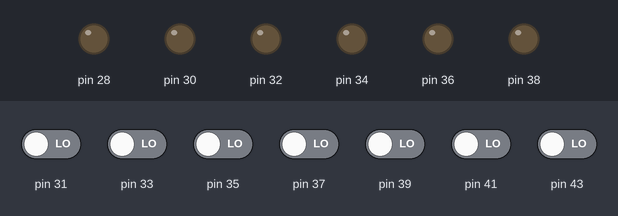
This sketch was run on a simulated Arduino Mega 2560, built with avr-gcc and run on an emulated ATmega2560. Shown: output pins drawn as LEDs (lit = HIGH). The test bench sets the inputs (shaded band); at power-on: pin 31, pin 33, pin 35, pin 37, pin 39, pin 41, pin 43 LOW.

Above: at 1.2 s.
1.3 s: pin 31 driven HIGH
At 2.3 s:
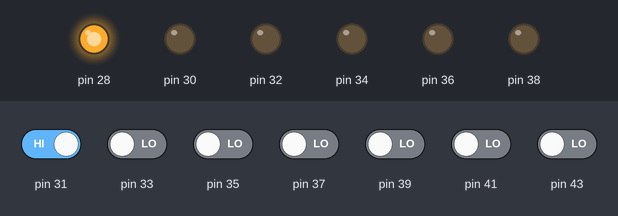
2.8 s: pin 33 driven HIGH
At 3.4 s:
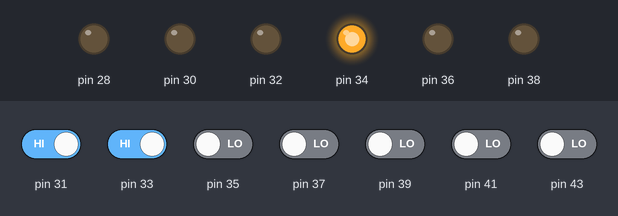
4.3 s: pin 33 driven LOW
At 4.6 s:
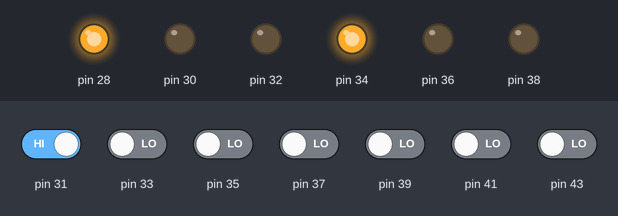
5.8 s: pin 35 driven HIGH
At 6.9 s:
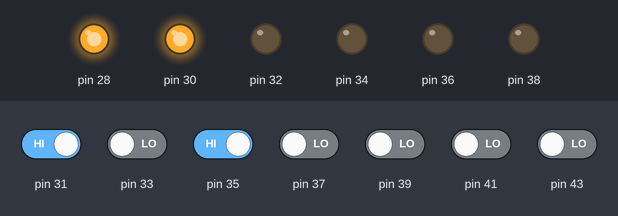
7.3 s: pin 37 driven HIGH
At 8.0 s:
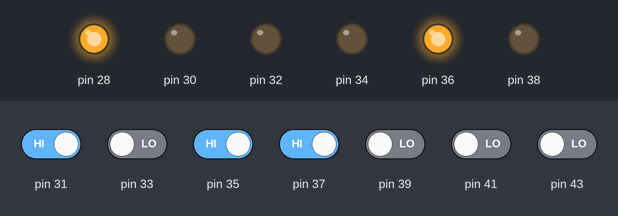
8.8 s: pin 33 driven HIGH
At 9.2 s:
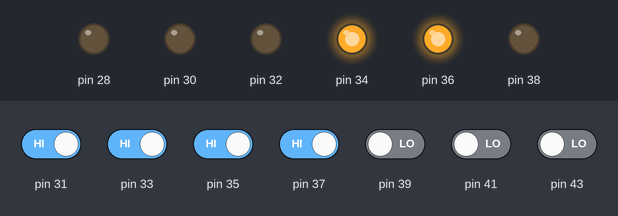
Timing chart, 0 to 11.3 s (numbered marks = the images above; inputs shaded):
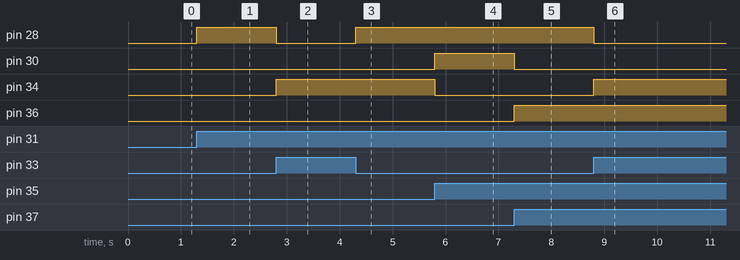

Measured:
- after the input at 1.3 s, pin 28: LOW → HIGH at once
- after the input at 2.8 s, pin 28: HIGH → LOW at once; pin 34: LOW → HIGH at once
- after the input at 4.3 s, pin 28: LOW → HIGH at once
- after the input at 5.8 s, pin 30: LOW → HIGH at once; pin 34: HIGH → LOW at once
- after the input at 7.3 s, pin 30: HIGH → LOW at once; pin 36: LOW → HIGH at once
- after the input at 8.8 s, pin 28: HIGH → LOW at once; pin 34: LOW → HIGH at once

The sketch:

net_main.ino
```cpp
/* Net CSR___Lab_3___Part1 - IOPT */
/* Automatic code generated by IOPT2C XSLT transformation. */


#include <stdlib.h>
#include "net_types.h"


int trace_control = TRACE_CONT_RUN;

extern void httpServer_init();
extern void httpServer_getRequest();
extern void httpServer_sendResponse();
extern void httpServer_disconnectClient();
extern void httpServer_checkBreakPoints();
extern void httpServer_finish();

static CSR___Lab_3___Part1_NetMarking marking;
static CSR___Lab_3___Part1_InputSignals inputs, prev_inputs;
static CSR___Lab_3___Part1_PlaceOutputSignals place_out;
static CSR___Lab_3___Part1_EventOutputSignals ev_out;

void setup()
{
    createInitial_CSR___Lab_3___Part1_NetMarking( &marking );
    init_CSR___Lab_3___Part1_OutputSignals( &place_out, &ev_out );
    CSR___Lab_3___Part1_InitializeIO();
    CSR___Lab_3___Part1_GetInputSignals( &prev_inputs, NULL );
#ifdef HTTP_SERVER
    httpServer_init();
#endif
}

void loop()
{
#ifdef HTTP_SERVER
    httpServer_getRequest();
#endif

    if( trace_control != TRACE_PAUSE )
        CSR___Lab_3___Part1_ExecutionStep( &marking, &inputs, &prev_inputs, &place_out, &ev_out );
    else CSR___Lab_3___Part1_GetInputSignals( &inputs, NULL );
    if( trace_control > TRACE_PAUSE ) --trace_control;

#ifdef HTTP_SERVER
    httpServer_sendResponse();
#endif

    CSR___Lab_3___Part1_LoopDelay();

#ifdef HTTP_SERVER
    httpServer_disconnectClient();
    httpServer_checkBreakPoints();
#endif
}

#ifndef ARDUINO
int main()
{
    setup();

    do loop();
    while( CSR___Lab_3___Part1_FinishExecution( &marking ) == 0 );

#ifdef HTTP_SERVER
    httpServer_finish();
#endif

    return 0;
}
#endif


CSR___Lab_3___Part1_NetMarking* get_CSR___Lab_3___Part1_NetMarking()
{
    return &marking;
}

CSR___Lab_3___Part1_InputSignals* get_CSR___Lab_3___Part1_InputSignals()
{
    return &inputs;
}

CSR___Lab_3___Part1_PlaceOutputSignals* get_CSR___Lab_3___Part1_PlaceOutputSignals()
{
    return &place_out;
}

CSR___Lab_3___Part1_EventOutputSignals* get_CSR___Lab_3___Part1_EventOutputSignals()
{
    return &ev_out;
}
```

dummy_gpio.c
```cpp
///////////////////////////////////////////////////////////////////////////////
// IOPT-GPIO - Dummy driver implementation: files inputs.txt / outputs.txt   //
// Author: Fernando J. G. Pereira (2015)                                     //
///////////////////////////////////////////////////////////////////////////////


#if !defined(ARDUINO)

#include <stdio.h>
#include <stdlib.h>
#include <fcntl.h>
#ifndef _WIN32
#  include <unistd.h>
#endif


#define ANALOG_MAX 1024
#define MAX_OUT    256

static int outputs[MAX_OUT] = { 0 };
static int n_outputs = 1;


void pinMode( int pin, int mode )
{
}


int digitalRead( int pin )
{
    int i, res = 0;
    FILE *fptr = fopen( "inputs.txt", "r" );
    if( fptr == NULL ) return 0;
    for( i = 1; i <= pin; ++i )
       if( fscanf( fptr, "%d", &res ) < 1 ) return 0;
    fclose( fptr );
    return res;
}


void digitalWrite( int pin, int v )
{
    if( pin < 0 || pin > MAX_OUT ) return;
    outputs[pin] = v;
    if( pin > n_outputs ) n_outputs = pin;

    int i;
    FILE *fptr = fopen( "outputs.txt", "w" );
    if( fptr == NULL ) return;

    for( i = 1; i <= n_outputs; ++i ) fprintf( fptr, "O%d = %d\n", i, outputs[i] );
    fclose( fptr );
}


int analogRead( int pin )
{
    return digitalRead( pin );
}


void analogWrite( int pin, int v )
{
    digitalWrite( pin, v );
}


#endif
```

net_exec_step.c
```cpp
/* Net CSR___Lab_3___Part1 - IOPT */
/* Automatic code generated by IOPT2C XSLT transformation. */


#include <stdlib.h>
#include <string.h>
#include "net_types.h"


static CSR___Lab_3___Part1_TransitionFiring tfired;


void CSR___Lab_3___Part1_ExecutionStep(
     CSR___Lab_3___Part1_NetMarking *prev_marking,
     CSR___Lab_3___Part1_InputSignals *inputs,
     CSR___Lab_3___Part1_InputSignals *prev_in,
     CSR___Lab_3___Part1_PlaceOutputSignals *place_out,
     CSR___Lab_3___Part1_EventOutputSignals *ev_out )
{
    CSR___Lab_3___Part1_NetMarking add_marking;
    CSR___Lab_3___Part1_NetMarking avail_marking = *prev_marking;
    CSR___Lab_3___Part1_InputSignalEvents input_events;
    CSR___Lab_3___Part1_OutputSignalEvents output_events;

    memset( &output_events, 0, sizeof(output_events) );
    memset( &tfired, 0, sizeof(tfired) );

    createEmpty_CSR___Lab_3___Part1_NetMarking( &add_marking );
    CSR___Lab_3___Part1_GetInputSignals( inputs, &input_events );
    CSR___Lab_3___Part1_GenerateInputSignalEvents( prev_in, inputs, &input_events );
    *prev_in = *inputs;

    /* Transition tr_10 */
    if( t_10_enabled( prev_marking, &avail_marking ) &&
        t_10_events( &input_events ) &&
        t_10_guards( prev_marking, inputs, place_out, ev_out ) ) {
        tfired.t_10 = 1;
        t_10_remove_marks( &avail_marking );
        t_10_add_marks( &add_marking );
        t_10_generate_output_events( &output_events );
    }

    /* Transition tr_11 */
    if( t_11_enabled( prev_marking, &avail_marking ) &&
        t_11_events( &input_events ) &&
        t_11_guards( prev_marking, inputs, place_out, ev_out ) ) {
        tfired.t_11 = 1;
        t_11_remove_marks( &avail_marking );
        t_11_add_marks( &add_marking );
        t_11_generate_output_events( &output_events );
    }

    /* Transition tr_12 */
    if( t_12_enabled( prev_marking, &avail_marking ) &&
        t_12_events( &input_events ) &&
        t_12_guards( prev_marking, inputs, place_out, ev_out ) ) {
        tfired.t_12 = 1;
        t_12_remove_marks( &avail_marking );
        t_12_add_marks( &add_marking );
        t_12_generate_output_events( &output_events );
    }

    /* Transition tr_13 */
    if( t_13_enabled( prev_marking, &avail_marking ) &&
        t_13_events( &input_events ) &&
        t_13_guards( prev_marking, inputs, place_out, ev_out ) ) {
        tfired.t_13 = 1;
        t_13_remove_marks( &avail_marking );
        t_13_add_marks( &add_marking );
        t_13_generate_output_events( &output_events );
    }

    /* Transition tr_25 */
    if( t_25_enabled( prev_marking, &avail_marking ) &&
        t_25_events( &input_events ) &&
        t_25_guards( prev_marking, inputs, place_out, ev_out ) ) {
        tfired.t_25 = 1;
        t_25_remove_marks( &avail_marking );
        t_25_add_marks( &add_marking );
        t_25_generate_output_events( &output_events );
    }

    /* Transition tr_10_2 */
    if( t_34_10_enabled( prev_marking, &avail_marking ) &&
        t_34_10_events( &input_events ) &&
        t_34_10_guards( prev_marking, inputs, place_out, ev_out ) ) {
        tfired.t_34_10 = 1;
        t_34_10_remove_marks( &avail_marking );
        t_34_10_add_marks( &add_marking );
        t_34_10_generate_output_events( &output_events );
    }

    /* Transition tr_11_2 */
    if( t_34_11_enabled( prev_marking, &avail_marking ) &&
        t_34_11_events( &input_events ) &&
        t_34_11_guards( prev_marking, inputs, place_out, ev_out ) ) {
        tfired.t_34_11 = 1;
        t_34_11_remove_marks( &avail_marking );
        t_34_11_add_marks( &add_marking );
        t_34_11_generate_output_events( &output_events );
    }

    /* Transition tr_12_2 */
    if( t_34_12_enabled( prev_marking, &avail_marking ) &&
        t_34_12_events( &input_events ) &&
        t_34_12_guards( prev_marking, inputs, place_out, ev_out ) ) {
        tfired.t_34_12 = 1;
        t_34_12_remove_marks( &avail_marking );
        t_34_12_add_marks( &add_marking );
        t_34_12_generate_output_events( &output_events );
    }

    /* Transition tr_13_2 */
    if( t_34_13_enabled( prev_marking, &avail_marking ) &&
        t_34_13_events( &input_events ) &&
        t_34_13_guards( prev_marking, inputs, place_out, ev_out ) ) {
        tfired.t_34_13 = 1;
        t_34_13_remove_marks( &avail_marking );
        t_34_13_add_marks( &add_marking );
        t_34_13_generate_output_events( &output_events );
    }

    /* Transition tr_25_2 */
    if( t_34_25_enabled( prev_marking, &avail_marking ) &&
        t_34_25_events( &input_events ) &&
        t_34_25_guards( prev_marking, inputs, place_out, ev_out ) ) {
        tfired.t_34_25 = 1;
        t_34_25_remove_marks( &avail_marking );
        t_34_25_add_marks( &add_marking );
        t_34_25_generate_output_events( &output_events );
    }

    /* Transition tr_10_3 */
    if( t_36_10_enabled( prev_marking, &avail_marking ) &&
        t_36_10_events( &input_events ) &&
        t_36_10_guards( prev_marking, inputs, place_out, ev_out ) ) {
        tfired.t_36_10 = 1;
        t_36_10_remove_marks( &avail_marking );
        t_36_10_add_marks( &add_marking );
        t_36_10_generate_output_events( &output_events );
    }

    /* Transition tr_11_3 */
    if( t_36_11_enabled( prev_marking, &avail_marking ) &&
        t_36_11_events( &input_events ) &&
        t_36_11_guards( prev_marking, inputs, place_out, ev_out ) ) {
        tfired.t_36_11 = 1;
        t_36_11_remove_marks( &avail_marking );
        t_36_11_add_marks( &add_marking );
        t_36_11_generate_output_events( &output_events );
    }

    /* Transition tr_12_3 */
    if( t_36_12_enabled( prev_marking, &avail_marking ) &&
        t_36_12_events( &input_events ) &&
        t_36_12_guards( prev_marking, inputs, place_out, ev_out ) ) {
        tfired.t_36_12 = 1;
        t_36_12_remove_marks( &avail_marking );
        t_36_12_add_marks( &add_marking );
        t_36_12_generate_output_events( &output_events );
    }

    /* Transition tr_13_3 */
    if( t_36_13_enabled( prev_marking, &avail_marking ) &&
        t_36_13_events( &input_events ) &&
        t_36_13_guards( prev_marking, inputs, place_out, ev_out ) ) {
        tfired.t_36_13 = 1;
        t_36_13_remove_marks( &avail_marking );
        t_36_13_add_marks( &add_marking );
        t_36_13_generate_output_events( &output_events );
    }

    /* Transition tr_25_3 */
    if( t_36_25_enabled( prev_marking, &avail_marking ) &&
        t_36_25_events( &input_events ) &&
        t_36_25_guards( prev_marking, inputs, place_out, ev_out ) ) {
        tfired.t_36_25 = 1;
        t_36_25_remove_marks( &avail_marking );
        t_36_25_add_marks( &add_marking );
        t_36_25_generate_output_events( &output_events );
    }

    /* Transition tr_39 */
    if( t_39_enabled( prev_marking, &avail_marking ) &&
        t_39_events( &input_events ) &&
        t_39_guards( prev_marking, inputs, place_out, ev_out ) ) {
        tfired.t_39 = 1;
        t_39_remove_marks( &avail_marking );
        t_39_add_marks( &add_marking );
        t_39_generate_output_events( &output_events );
    }

    add_CSR___Lab_3___Part1_NetMarkings( &avail_marking, &add_marking );

    CSR___Lab_3___Part1_GenerateTransitionActionOutputSignals( &tfired, &avail_marking, ev_out );
    CSR___Lab_3___Part1_GeneratePlaceOutputSignals( &avail_marking, inputs, place_out, ev_out );
    CSR___Lab_3___Part1_GenerateEventOutputSignals( &output_events, ev_out );
    CSR___Lab_3___Part1_PutOutputSignals( place_out, ev_out, &output_events );
    *prev_marking = avail_marking;
}

CSR___Lab_3___Part1_TransitionFiring* get_CSR___Lab_3___Part1_TransitionFiring()
{
    return &tfired;
}
```

net_io.c
```cpp
/* Net CSR___Lab_3___Part1 - IOPT */
/* Automatic code generated by IOPT2C XSLT transformation. */
/* Please fill the necessary code to perform hardware IO. */


#include <stdlib.h>
#include "net_types.h"


#ifdef ARDUINO
#include <Arduino.h>
#define ANALOG_IN_MAX  1023
#define ANALOG_OUT_MAX 255
#else
#define INPUT    0
#define OUTPUT   1
#define ANALOG_IN_MAX  1023
#define ANALOG_OUT_MAX 1023
extern void pinMode( int, int );
extern int  digitalRead( int );
extern void digitalWrite( int, int );
extern int  analogRead( int );
extern void analogWrite( int, int );
#endif


// Remote IcE/Debug forced values:
#ifdef HTTP_SERVER
iopt_param_info *input_fv = NULL, *output_fv = NULL;
#endif


/* Executed just once, before net execution starts: */
void CSR___Lab_3___Part1_InitializeIO()
{
    pinMode( 33, INPUT ); /* outi */
    pinMode( 35, INPUT ); /* ini */
    pinMode( 37, INPUT ); /* outi_2 */
    pinMode( 39, INPUT ); /* ini_2 */
    pinMode( 41, INPUT ); /* outi_3 */
    pinMode( 43, INPUT ); /* ini_3 */
    pinMode( 31, INPUT ); /* in1 */

    pinMode( 28, OUTPUT ); /* movei */
    pinMode( 30, OUTPUT ); /* movei_2 */
    pinMode( 32, OUTPUT ); /* movei_3 */
    pinMode( 34, OUTPUT ); /* Bot1 */
    pinMode( 36, OUTPUT ); /* Bot2 */
    pinMode( 38, OUTPUT ); /* Bot3 */
}


/* Read all hardware input signals and fill data-structure */
void CSR___Lab_3___Part1_GetInputSignals(
            CSR___Lab_3___Part1_InputSignals* inputs,
            CSR___Lab_3___Part1_InputSignalEvents* events )
{
    inputs->outi   = digitalRead(33);
    inputs->ini    = digitalRead(35);
    inputs->outi_2 = digitalRead(37);
    inputs->ini_2  = digitalRead(39);
    inputs->outi_3 = digitalRead(41);
    inputs->ini_3  = digitalRead(43);
    inputs->in1    = digitalRead(31);

#ifdef HTTP_SERVER
    if( input_fv != NULL )
        force_CSR___Lab_3___Part1_Inputs( input_fv, inputs );
#endif
}


/* Write all output values to physical hardware outputs */
void CSR___Lab_3___Part1_PutOutputSignals(
            CSR___Lab_3___Part1_PlaceOutputSignals* place_out,
            CSR___Lab_3___Part1_EventOutputSignals* event_out,
            CSR___Lab_3___Part1_OutputSignalEvents* events )
{
#ifdef HTTP_SERVER
    if( output_fv != NULL )
        force_CSR___Lab_3___Part1_Outputs( output_fv, place_out, event_out );
#endif

    digitalWrite(28, place_out->movei);
    digitalWrite(30, place_out->movei_2);
    digitalWrite(32, place_out->movei_3);
    digitalWrite(34, place_out->Bot1);
    digitalWrite(36, place_out->Bot2);
    digitalWrite(38, place_out->Bot3);
}


/* Delay between loop iterations to save CPU and power consumption */
void CSR___Lab_3___Part1_LoopDelay()
{
}

/* Must return 1 to finish net execution */
int CSR___Lab_3___Part1_FinishExecution( CSR___Lab_3___Part1_NetMarking* marking )
{
    return 0;
}
```

Source omitted: net_functions.c (21956 bytes), net_types.h (17184 bytes)
